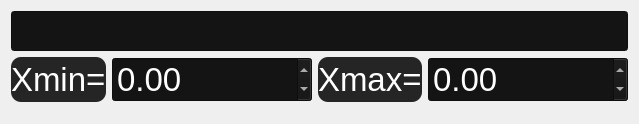
        <widget class="QWidget" name="tab">
         <attribute name="title">
          <string>График</string>
         </attribute>
         <layout class="QGridLayout" name="gridLayout_2">
          <item row="0" column="0">
           <layout class="QVBoxLayout" name="verticalLayout_3" stretch="2,2,16">
            <item>
             <widget class="QLineEdit" name="lineEdit_6">
              <property name="sizePolicy">
               <sizepolicy hsizetype="Expanding" vsizetype="MinimumExpanding">
                <horstretch>0</horstretch>
                <verstretch>0</verstretch>
               </sizepolicy>
              </property>
              <property name="minimumSize">
               <size>
                <width>0</width>
                <height>40</height>
               </size>
              </property>
              <property name="sizeIncrement">
               <size>
                <width>0</width>
                <height>0</height>
               </size>
              </property>
              <property name="styleSheet">
               <string notr="true">QWidget {


background-color: rgb(20, 20, 20);

color: rgb(255, 255, 255);

font-size: 33px;

font: 16pt &quot;Comic Sans MS&quot;;

}
</string>
              </property>
              <property name="alignment">
               <set>Qt::AlignRight|Qt::AlignTrailing|Qt::AlignVCenter</set>
              </property>
             </widget>
            </item>
            <item>
             <layout class="QHBoxLayout" name="horizontalLayout_3" stretch="0,1,0,1">
              <item>
               <widget class="QLabel" name="label">
                <property name="sizePolicy">
                 <sizepolicy hsizetype="Preferred" vsizetype="Expanding">
                  <horstretch>0</horstretch>
                  <verstretch>0</verstretch>
                 </sizepolicy>
                </property>
                <property name="styleSheet">
                 <string notr="true">

border-radius: 10px;

background-color: rgb(37, 37, 37);

color: rgb(255, 255, 255);

font-size: 33px;

font: 16pt &quot;Comic Sans MS&quot;;

</string>
                </property>
                <property name="text">
                 <string>Xmin=</string>
                </property>
               </widget>
              </item>
              <item>
               <widget class="QDoubleSpinBox" name="doubleSpinBox">
                <property name="sizePolicy">
                 <sizepolicy hsizetype="Minimum" vsizetype="MinimumExpanding">
                  <horstretch>0</horstretch>
                  <verstretch>0</verstretch>
                 </sizepolicy>
                </property>
                <property name="styleSheet">
                 <string notr="true">background-color: rgb(20, 20, 20);
color: rgb(255, 255, 255);
font-size: 33px;
font: 16pt &quot;Comic Sans MS&quot;;
</string>
                </property>
                <property name="minimum">
                 <double>-1000000.000000000000000</double>
                </property>
                <property name="maximum">
                 <double>1000000.000000000000000</double>
                </property>
               </widget>
              </item>
              <item>
               <widget class="QLabel" name="label_3">
                <property name="styleSheet">
                 <string notr="true">

border-radius: 10px;

background-color: rgb(37, 37, 37);

color: rgb(255, 255, 255);

font-size: 33px;

font: 16pt &quot;Comic Sans MS&quot;;

</string>
                </property>
                <property name="text">
                 <string>Xmax=</string>
                </property>
               </widget>
              </item>
              <item>
               <widget class="QDoubleSpinBox" name="doubleSpinBox_2">
                <property name="sizePolicy">
                 <sizepolicy hsizetype="Minimum" vsizetype="MinimumExpanding">
                  <horstretch>0</horstretch>
                  <verstretch>0</verstretch>
                 </sizepolicy>
                </property>
                <property name="styleSheet">
                 <string notr="true">background-color: rgb(20, 20, 20);
color: rgb(255, 255, 255);
font-size: 33px;
font: 16pt &quot;Comic Sans MS&quot;;
</string>
                </property>
                <property name="minimum">
                 <double>-1000000.000000000000000</double>
                </property>
                <property name="maximum">
                 <double>1000000.000000000000000</double>
                </property>
                <property name="singleStep">
                 <double>1.000000000000000</double>
                </property>
               </widget>
              </item>
             </layout>
            </item>
            <item>
             <layout class="QVBoxLayout" name="verticalLayout_4">
              <item>
               <widget class="QCustomPlot" name="widget" native="true"/>
              </item>
             </layout>
            </item>
           </layout>
          </item>
         </layout>
        </widget>
